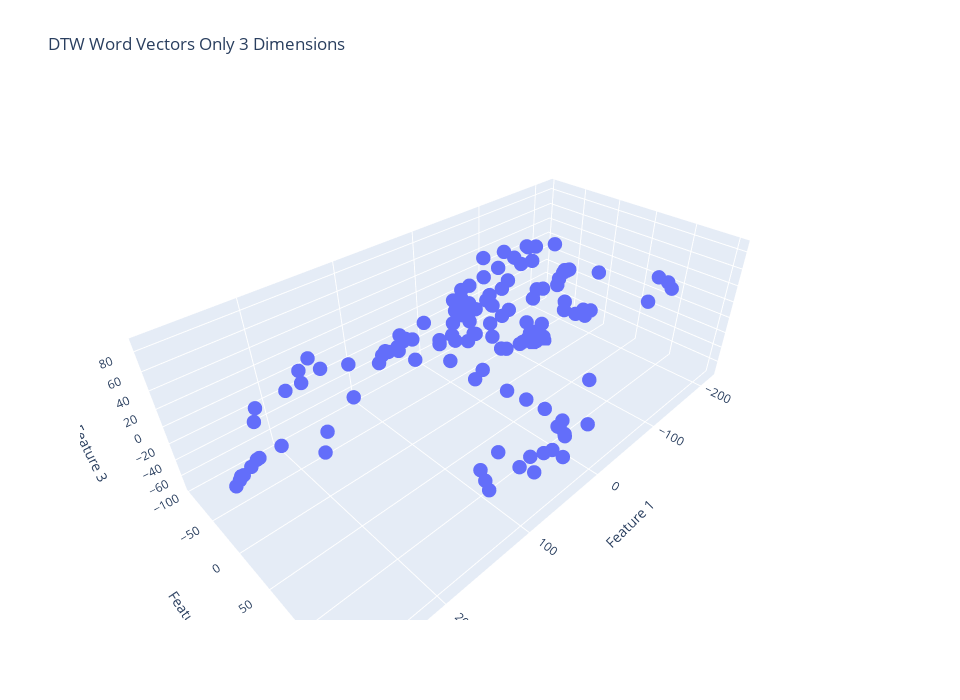
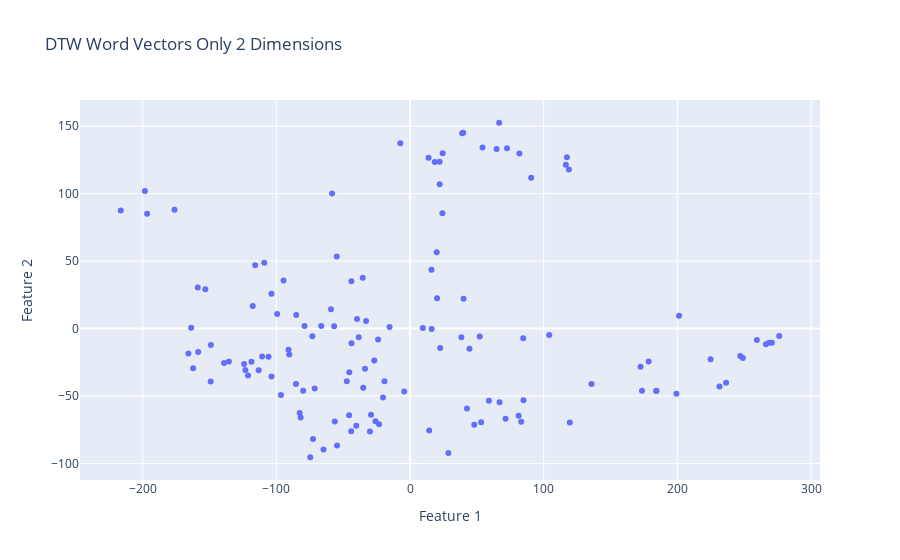

Here is the notebook cell these charts were saved with, in order:
### Markdown cell above
## MFCC

### Code cell
mfcc_matrix_matrix = np.array(mfcc_matrix)
dim_red.fit(mfcc_matrix)
print("The explained variance by each PCA component  is ", dim_red.explained_variance_ratio_)
first_components_idxs = np.argsort(np.abs(dim_red.components_[0]))[::-1]
second_components_idxs = np.argsort(np.abs(dim_red.components_[1]))[::-1]
third_components_idxs = np.argsort(np.abs(dim_red.components_[2]))[::-1]

print("The 1st PCA component expressed as a linear combination of the original features (columns): ")
print(dim_red.components_[0][first_components_idxs[0]], " of MFCC coefficient ", first_components_idxs[0])
print(dim_red.components_[0][first_components_idxs[1]], " of MFCC coefficient ", first_components_idxs[1])
print(dim_red.components_[0][first_components_idxs[2]], " of MFCC coefficient ", first_components_idxs[2])

print("The 2nd PCA component expressed as a linear combination of the original features (columns): ")
print(dim_red.components_[1][second_components_idxs[0]], " of MFCC coefficient ", second_components_idxs[0])
print(dim_red.components_[1][second_components_idxs[1]], " of MFCC coefficient ", second_components_idxs[1])
print(dim_red.components_[1][second_components_idxs[2]], " of MFCC coefficient ", second_components_idxs[2])

print("The 3rd PCA component expressed as a linear combination of the original features (columns): ")
print(dim_red.components_[2][third_components_idxs[0]], " of MFCC coefficient ", third_components_idxs[0])
print(dim_red.components_[2][third_components_idxs[1]], " of MFCC coefficient ", third_components_idxs[1])
print(dim_red.components_[2][third_components_idxs[2]], " of MFCC coefficient ", third_components_idxs[2])

threeD_vectors_mfcc = dim_red.transform(mfcc_matrix)
visualize_3d(threeD_vectors_mfcc, "DTW Word Vectors Only 3 Dimensions")
twoD_vectors_mfcc = threeD_vectors_mfcc[:, 0:2]
visualize_2d(twoD_vectors_mfcc, "DTW Word Vectors Only 2 Dimensions")

# If you experience the error "Mime type rendering requires nbformat>=4.2.0 but it is not installed"
# Type the following in the terminal: "pip install --upgrade nbformat"
# Then, restart the kernal and re-runn the cells

### Figure 1 — Plotly figure (JSON) as saved in the notebook; plotly's stock layout.template omitted (floating-point values rounded to 4 significant figures; data arrays with more than 128 entries replaced by an {"elided": "..."} marker saying what was removed)
{"data": [{"hovertemplate": "Feature 1=%{x}<br>Feature 2=%{y}<br>Feature 3=%{z}<extra></extra>", "legendgroup": "", "marker": {"color": "#636efa", "size": 5, "symbol": "circle"}, "mode": "markers", "name": "", "scene": "scene", "showlegend": false, "type": "scatter3d", "x": {"elided": "132 float values"}, "y": {"elided": "132 float values"}, "z": {"elided": "132 float values"}}], "layout": {"height": 700, "legend": {"tracegroupgap": 0}, "scene": {"domain": {"x": [0, 1], "y": [0, 1]}, "xaxis": {"title": {"text": "Feature 1"}}, "yaxis": {"title": {"text": "Feature 2"}}, "zaxis": {"title": {"text": "Feature 3"}}}, "title": {"text": "DTW Word Vectors Only 3 Dimensions"}, "width": 960}}

### Figure 2 — Plotly figure (JSON) as saved in the notebook; plotly's stock layout.template omitted (floating-point values rounded to 4 significant figures; data arrays with more than 128 entries replaced by an {"elided": "..."} marker saying what was removed)
{"data": [{"hovertemplate": "Feature 1=%{x}<br>Feature 2=%{y}<extra></extra>", "legendgroup": "", "marker": {"color": "#636efa", "symbol": "circle"}, "mode": "markers", "name": "", "orientation": "v", "showlegend": false, "type": "scatter", "x": {"elided": "132 float values"}, "xaxis": "x", "y": {"elided": "132 float values"}, "yaxis": "y"}], "layout": {"legend": {"tracegroupgap": 0}, "title": {"text": "DTW Word Vectors Only 2 Dimensions"}, "xaxis": {"anchor": "y", "domain": [0, 1], "title": {"text": "Feature 1"}}, "yaxis": {"anchor": "x", "domain": [0, 1], "title": {"text": "Feature 2"}}}}
